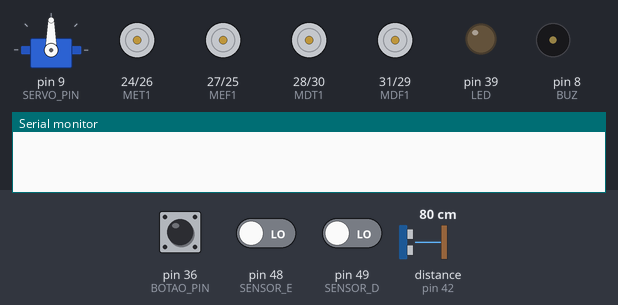
The sketch below on a simulated Arduino Mega 2560, built with avr-gcc and run on an emulated ATmega2560. On the bench: servo, motor-driver pin pairs drawn as motors (green arrow = first pin HIGH = forward, orange = second pin HIGH = backward, longer = more drive), output pins drawn as LEDs (lit = HIGH), buzzer (waves = sounding, pin HIGH), the last lines printed to the serial monitor. Dashed ring = blinking. The test bench sets the inputs (shaded band); at power-on: pin 36 (BOTAO_PIN) HIGH, pin 48 (SENSOR_E) LOW, distance to the obstacle (sensor on pin 42) 80 cm, pin 49 (SENSOR_D) LOW. The echo pulse lasts 58.3 µs per cm; pins used as bus, display or sensor lines are not drawn.

Above: at 3.2 s.
3.3 s: pin 36 (BOTAO_PIN) pulled LOW for 0.15 s
At 3.7 s:
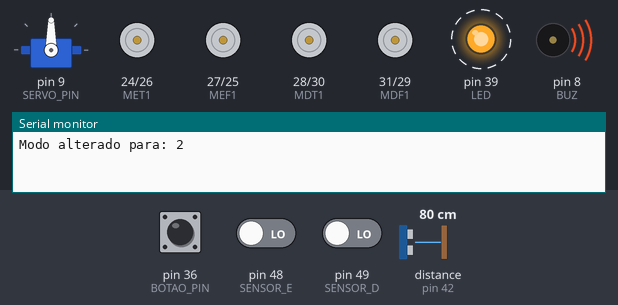
6.4 s: pin 48 (SENSOR_E) driven HIGH
At 6.7 s:
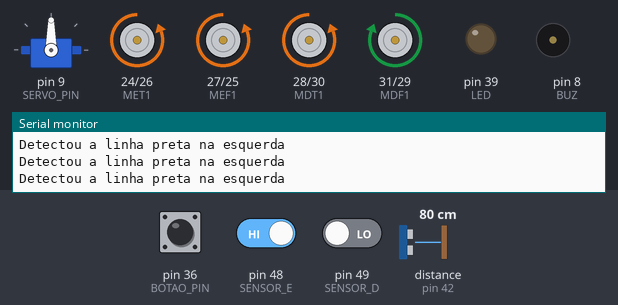
7.9 s: pin 36 (BOTAO_PIN) pulled LOW for 1 s
At 11.7 s:
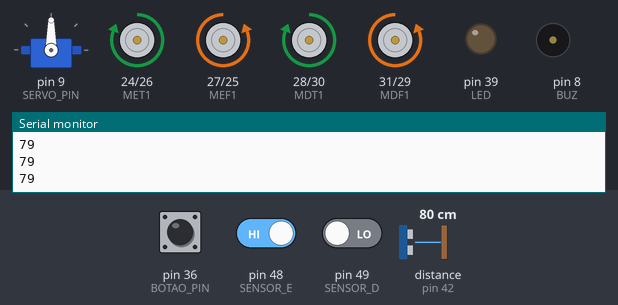
11.9 s: distance to the obstacle (sensor on pin 42) set to 30 cm
13.4 s: distance to the obstacle (sensor on pin 42) set to 23 cm
At 14.4 s:
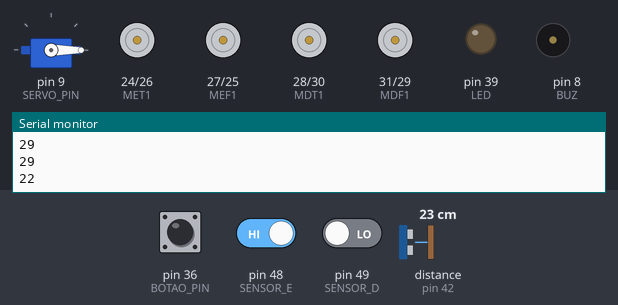
16.4 s: distance to the obstacle (sensor on pin 42) set to 35 cm
At 18.4 s:
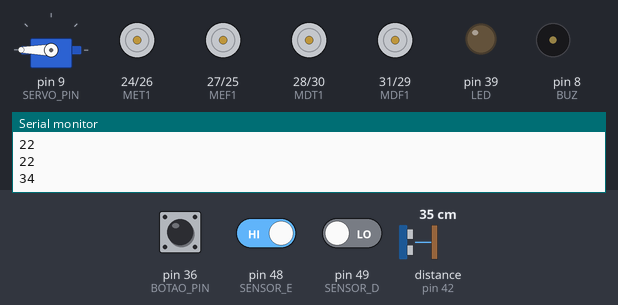
Timing chart, 0 to 20.4 s (numbered marks = the images above; inputs shaded):
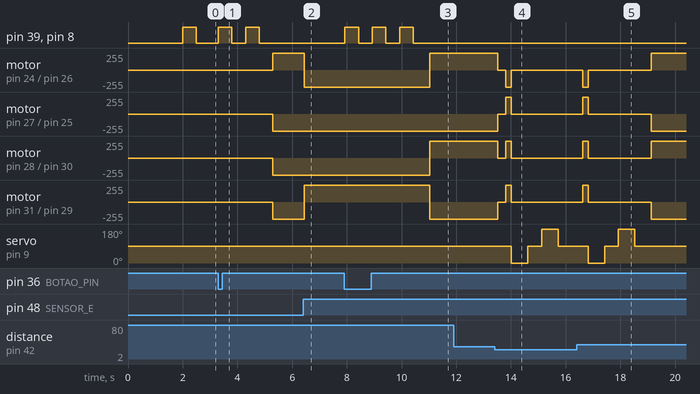

Measured:
- the behaviour switches between 27 and 26 cm on distance to the obstacle (sensor on pin 42) (found by bisection; images 3 and 4)
- after the input at 3.3 s, pin 39 (LED), pin 8 (BUZ): alternates HIGH for 0.50 s and LOW for 0.50 s, 4 changes in all, then stays LOW, starting at once
- after the input at 6.4 s, motor on pin 24 (MET1) / pin 26 (MET2): forward 255/255 → backward 255/255 at once; motor on pin 31 (MDF1) / pin 29 (MDF2): backward 255/255 → forward 255/255 at once
- after the input at 7.9 s, pin 39 (LED), pin 8 (BUZ): alternates HIGH for 0.50 s and LOW for 0.50 s, 6 changes in all, then stays LOW, starting at once
- after the input at 13.4 s, motor on pin 24 (MET1) / pin 26 (MET2): forward 255/255 → stopped after 0.12 s, → backward 255/255 0.30 s later, → stopped 0.20 s later; motor on pin 27 (MEF1) / pin 25 (MEF2): backward 255/255 → stopped after 0.12 s, → forward 255/255 0.30 s later, → stopped 0.20 s later
- after the input at 16.4 s, servo on pin 9 (SERVO_PIN): goes on until 18.5 s, then stays 90°

The sketch:

CODIGO_DE_BUG_CAR.ino
```cpp
#include <Servo.h>

Servo servo;

const int MEF1 = 27;
const int MEF2 = 25;
const int MET1 = 24;
const int MET2 = 26;
const int MDF1 = 31;
const int MDF2 = 29;
const int MDT1 = 28;
const int MDT2 = 30;
const int SERVO_PIN = 9;
const int BUZ = 8;
const int TRIG = 44;
const int ECHO = 42;
const int LED = 39;
#define SENSOR_E 48
#define SENSOR_D 49

const int BOTAO_PIN = 36; // Pino do botão

int modo = 1;           // Current mode
int lastModo = 0;       // Previous mode to detect mode changes
int ultimoEstadoBotao = HIGH; // Último estado do botão
unsigned long ultimoTempoBotao = 0; // Tempo da última leitura do botão
unsigned long tempoDebounce = 200; // Tempo de debounce (200 ms)

void setup() {
    Serial.begin(9600);
    Serial3.begin(9600);
    servo.attach(SERVO_PIN);
    pinMode(MEF1, OUTPUT);
    pinMode(MEF2, OUTPUT);
    pinMode(MET1, OUTPUT);
    pinMode(MET2, OUTPUT);
    pinMode(MDF1, OUTPUT);
    pinMode(MDF2, OUTPUT);
    pinMode(MDT1, OUTPUT);
    pinMode(MDT2, OUTPUT);
    pinMode(BUZ, OUTPUT);
    pinMode(TRIG, OUTPUT);
    pinMode(ECHO, INPUT);
    pinMode(LED, OUTPUT);
    pinMode(SENSOR_D, INPUT);
    pinMode(SENSOR_E, INPUT);
    pinMode(BOTAO_PIN, INPUT_PULLUP); // Configura o pino do botão com pull-up interno

    digitalWrite(TRIG, LOW);
    servo.write(90);
    delay(2000);
}

void loop() {
    int leituraBotao = digitalRead(BOTAO_PIN);
    if (leituraBotao == LOW && (millis() - ultimoTempoBotao) > tempoDebounce) {
        ultimoTempoBotao = millis();

        if (ultimoEstadoBotao == HIGH) {
            modo++;
            if (modo > 3) modo = 1; // Se o modo for maior que 3, volta para 1
            Serial.print("Modo alterado para: ");
            Serial.println(modo);
        }
    }
    ultimoEstadoBotao = leituraBotao;

    if (modo != lastModo) {
        lastModo = modo;
        executarModo();
    }
}

void executarModo() {
    switch (modo) {
        case 1:
            piscarLedEBuzzer(1);
            bluetooth();
            break;
        case 2:
            piscarLedEBuzzer(2);
            seguelinha();
            break;
        case 3:
            piscarLedEBuzzer(3);
            autonomo();
            break;
    }
}

void piscarLedEBuzzer(int vezes) {
    for (int i = 0; i < vezes; i++) {
        digitalWrite(LED, HIGH);
        digitalWrite(BUZ, HIGH);
        delay(500);
        digitalWrite(LED, LOW);
        digitalWrite(BUZ, LOW);
        delay(500);
    }
}
void bluetooth() {
   while (modo == 1) {
     if (Serial3.available()) {
    char entrada = Serial3.read(); // Ler dados do módulo Bluetooth
    Serial.write(entrada);

        switch (entrada) {
            case 'F':
                digitalWrite(MDF1, LOW);
                digitalWrite(MDF2, HIGH);
                digitalWrite(MEF1, LOW);
                digitalWrite(MEF2, HIGH);
                digitalWrite(MDT1, LOW);
                digitalWrite(MDT2, HIGH);
                digitalWrite(MET1, HIGH);
                digitalWrite(MET2, LOW);
                break;
            case 'B':    // Movimento para trás
                digitalWrite(MDF1, HIGH);
                digitalWrite(MDF2, LOW);
                digitalWrite(MEF1, HIGH);
                digitalWrite(MEF2, LOW);
                digitalWrite(MDT1, HIGH);
                digitalWrite(MDT2, LOW);
                digitalWrite(MET1, LOW);
                digitalWrite(MET2, HIGH);
                break;
            case 'L':    // Movimento para esquerda
                digitalWrite(MDF1, HIGH);
                digitalWrite(MDF2, LOW);
                digitalWrite(MEF1, LOW);
                digitalWrite(MEF2, HIGH);
                digitalWrite(MDT1, LOW);
                digitalWrite(MDT2, HIGH);
                digitalWrite(MET1, LOW);
                digitalWrite(MET2, HIGH);
                break;
            case 'R':    // Movimento para direita
                digitalWrite(MDF1, LOW);
                digitalWrite(MDF2, HIGH);
                digitalWrite(MEF1, HIGH);
                digitalWrite(MEF2, LOW);
                digitalWrite(MDT1, HIGH);
                digitalWrite(MDT2, LOW);
                digitalWrite(MET1, HIGH);
                digitalWrite(MET2, LOW);
                break;
            case 'S':    // Stop - sem movimento
                digitalWrite(MDF1, LOW);
                digitalWrite(MDF2, LOW);
                digitalWrite(MEF1, LOW);
                digitalWrite(MEF2, LOW);
                digitalWrite(MDT1, LOW);
                digitalWrite(MDT2, LOW);
                digitalWrite(MET1, LOW);
                digitalWrite(MET2, LOW);
                break;
            case 'V':    // Liga a buzina
                digitalWrite(BUZ, HIGH);
                break;
            case 'v':    // Desliga a buzina
                digitalWrite(BUZ, LOW);
                break;
            case 'W':    // Liga o led
                digitalWrite(LED, HIGH);
                break;
            case 'w':    // Desliga o led
                digitalWrite(LED, LOW);
                break;

        }
      }

        if (digitalRead(BOTAO_PIN) == LOW && (millis() - ultimoTempoBotao) > tempoDebounce) {
            ultimoTempoBotao = millis();
            modo++;
            if (modo > 3) modo = 1;
            Serial.print("Modo alterado para: ");
            Serial.println(modo);
        }
    }
}

void seguelinha() {
    while (modo == 2) {
        int sensorE = digitalRead(SENSOR_E);
        int sensorD = digitalRead(SENSOR_D);
        int velocidade = 100;
        if (sensorE == 1 && sensorD == 1) {
            Serial.println("Detectou a linha preta nos dois sensores");
                digitalWrite(MDF1, 0);
                digitalWrite(MDF2, 0);
                digitalWrite(MEF1, 0);
                digitalWrite(MEF2, 0);
                digitalWrite(MDT1, 0);
                digitalWrite(MDT2, 0);
                digitalWrite(MET1, 0);
                digitalWrite(MET2, 0);
        } else if (sensorE == 1 && sensorD == 0) {
            Serial.println("Detectou a linha preta na esquerda");
                digitalWrite(MDF1, velocidade);
                digitalWrite(MDF2, 0);
                digitalWrite(MEF1, 0);
                digitalWrite(MEF2, velocidade);
                digitalWrite(MDT1, 0);
                digitalWrite(MDT2, velocidade);
                digitalWrite(MET1, 0);
                digitalWrite(MET2, velocidade);

        } else if (sensorE == 0 && sensorD == 1) {
            Serial.println("Detectou a linha preta na direita");
                digitalWrite(MDF1, 0);
                digitalWrite(MDF2, velocidade);
                digitalWrite(MEF1, velocidade);
                digitalWrite(MEF2, 0);
                digitalWrite(MDT1, velocidade);
                digitalWrite(MDT2, 0);
                digitalWrite(MET1, velocidade);
                digitalWrite(MET2, 0);
        } else {
            Serial.println("Não detectou a linha preta nos dois sensores");
                digitalWrite(MDF1, 0);
                digitalWrite(MDF2, velocidade);
                digitalWrite(MEF1, 0);
                digitalWrite(MEF2, velocidade);
                digitalWrite(MDT1, 0);
                digitalWrite(MDT2, velocidade);
                digitalWrite(MET1, velocidade);
                digitalWrite(MET2, 0);
        }

        if (digitalRead(BOTAO_PIN) == LOW && (millis() - ultimoTempoBotao) > tempoDebounce) {
            ultimoTempoBotao = millis();
            modo++;
            if (modo > 3) modo = 1;
            Serial.print("Modo alterado para: ");
            Serial.println(modo);
        }
    }
}
void autonomo() {
    while (modo == 3) {
  int tempo=0;
  long distancia=0;
  int tempo1=0;
  long distancia1=0;
  int tempo2=0;
  long distancia2=0;

  digitalWrite(TRIG, HIGH);
  delayMicroseconds(10);
  digitalWrite(TRIG, LOW);
  delayMicroseconds(2);
  tempo = pulseIn(ECHO, HIGH);
  delay(100);
  distancia=tempo*0.034/2;
  Serial.println(distancia);


  if(distancia<=25) {
      digitalWrite(MDF1, LOW);
      digitalWrite(MDF2, LOW);
      digitalWrite(MEF1, LOW);
      digitalWrite(MEF2, LOW);
      digitalWrite(MDT1, LOW);
      digitalWrite(MDT2, LOW);
      digitalWrite(MET1, LOW);
      digitalWrite(MET2, LOW);
      delay(300);
      digitalWrite(MDF1, HIGH);
      digitalWrite(MDF2, LOW);
      digitalWrite(MEF1, HIGH);
      digitalWrite(MEF2, LOW);
      digitalWrite(MDT1, HIGH);
      digitalWrite(MDT2, LOW);
      digitalWrite(MET1, LOW);
      digitalWrite(MET2, HIGH);
      delay(200);
      digitalWrite(MDF1, LOW);
      digitalWrite(MDF2, LOW);
      digitalWrite(MEF1, LOW);
      digitalWrite(MEF2, LOW);
      digitalWrite(MDT1, LOW);
      digitalWrite(MDT2, LOW);
      digitalWrite(MET1, LOW);
      digitalWrite(MET2, LOW);
      servo.write(0);
      delay(500);
      digitalWrite(TRIG, HIGH);
      delayMicroseconds(10);
      digitalWrite(TRIG, LOW);
      delayMicroseconds(2);
      tempo1=pulseIn(ECHO,HIGH);
      delay(100);
      distancia1=tempo1*0.034/2;
      int D = distancia1;
      Serial.println(distancia1);
      servo.write(90);
      delay(500);
      servo.write(180);
      delay(500);
      digitalWrite(TRIG, HIGH);
      delayMicroseconds(10);
      digitalWrite(TRIG, LOW);
      delayMicroseconds(2);
      tempo2=pulseIn(ECHO,HIGH);
      delay(100);
      distancia2=tempo2*0.034/2;
      int E = distancia2;
      Serial.println(distancia2);
      servo.write(90);
      delay(500);
      if(D < E ) {
          digitalWrite(MDF1, HIGH);
          digitalWrite(MDF2, LOW);
          digitalWrite(MEF1, LOW);
          digitalWrite(MEF2, HIGH);
          digitalWrite(MDT1, LOW);
          digitalWrite(MDT2, HIGH);
          digitalWrite(MET1, LOW);
          digitalWrite(MET2, HIGH);
        delay(500);
      } else if(D > E  ) {
          digitalWrite(MDF1, LOW);
          digitalWrite(MDF2, HIGH);
          digitalWrite(MEF1, HIGH);
          digitalWrite(MEF2, LOW);
          digitalWrite(MDT1, HIGH);
          digitalWrite(MDT2, LOW);
          digitalWrite(MET1, HIGH);
          digitalWrite(MET2, LOW);
        delay(500);
      }
    } else {
      digitalWrite(MDF1, LOW);
      digitalWrite(MDF2, HIGH);
      digitalWrite(MEF1, LOW);
      digitalWrite(MEF2, HIGH);
      digitalWrite(MDT1, HIGH);
      digitalWrite(MDT2, LOW);
      digitalWrite(MET1, HIGH);
      digitalWrite(MET2, LOW);
   }
        if (digitalRead(BOTAO_PIN) == LOW && (millis() - ultimoTempoBotao) > tempoDebounce) {
            ultimoTempoBotao = millis();
            modo++;
            if (modo > 3) modo = 1;
            Serial.print("Modo alterado para: ");
            Serial.println(modo);
        }
    }
}
```
